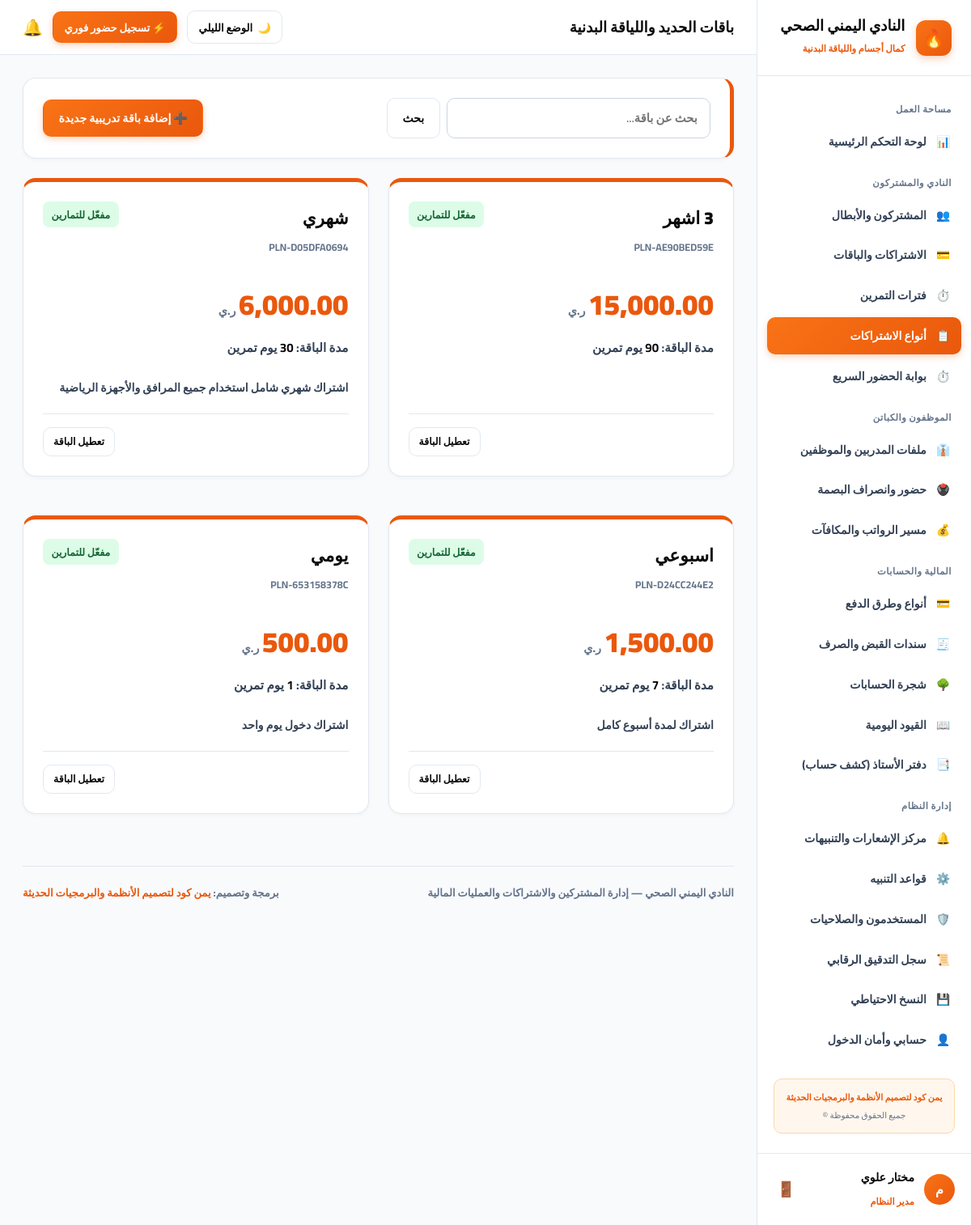
/subscriptions/plans (signed in), run on the app's committed database.
### app/models.py (models this page shows, shortened)
class User(UserMixin, db.Model):
    __tablename__ = "users"
    id = db.Column(db.Integer, primary_key=True)
    username = db.Column(db.String(80), unique=True, nullable=False)
    password_hash = db.Column(db.String(255), nullable=False)
    full_name = db.Column(db.String(120), nullable=False)
    role_name = db.Column(db.String(50), default="مدير النظام")
    is_active = db.Column(db.Boolean, default=True)
    created_at = db.Column(db.DateTime, default=datetime.utcnow)

class Plan(db.Model):
    __tablename__ = "plans"
    id = db.Column(db.Integer, primary_key=True)
    plan_code = db.Column(db.String(50), unique=True, nullable=False)
    name = db.Column(db.String(100), nullable=False)
    duration_days = db.Column(db.Integer, nullable=False)
    price = db.Column(db.Float, default=0.0)
    description = db.Column(db.Text, nullable=True)
    is_active = db.Column(db.Boolean, default=True)

### app/routes/subscriptions.py (the view, shortened to what this page needs)
@subscriptions_bp.route("/plans", methods=["GET", "POST"])
@login_required
def plans():
    q = request.args.get("q", "").strip()
    query = Plan.query
    if q:
        query = query.filter(Plan.name.contains(q))
    all_plans = query.order_by(Plan.id.desc()).all()
    return render_template("subscriptions/plans.html", plans=all_plans, q=q)

### app/templates/subscriptions/plans.html (shortened to what this page needs)
{% extends "base.html" %}
{% block header_title %}باقات الحديد واللياقة البدنية{% endblock %}
{% block content %}
<div class="card" style="display: flex; justify-content: space-between; align-items: center; flex-wrap: wrap; gap: 1rem; border-right: 5px solid var(--primary);">
  <form method="GET" action="{{ url_for('subscriptions.plans') }}" style="display: flex; gap: 0.5rem; flex: 1; max-width: 400px;">
    <input type="text" name="q" value="{{ q }}" placeholder="بحث عن باقة..." class="form-control">
    <button type="submit" class="btn btn-secondary">بحث</button>
  </form>
  <button type="button" class="btn btn-primary" onclick="openModal('addPlanModal')">
    ➕ إضافة باقة تدريبية جديدة
  </button>
</div>
<div style="display: grid; grid-template-columns: repeat(auto-fit, minmax(290px, 1fr)); gap: 1.5rem;">
  {% for p in plans %}
  <div class="card" style="display: flex; flex-direction: column; justify-content: space-between; border-top: 5px solid {% if p.is_active %}var(--primary){% else %}var(--text-caption){% endif %}; position: relative; overflow: hidden;">
    <div>
      <div style="display: flex; justify-content: space-between; align-items: flex-start; margin-bottom: 0.85rem;">
        <div>
          <h3 style="margin: 0; font-size: 1.35rem; font-weight: 900; color: var(--text-main);">{{ p.name }}</h3>
          <code style="font-size: 0.78rem; font-weight: 700; color: var(--text-caption);">{{ p.plan_code }}</code>
        </div>
        <div>
          {% if p.is_active %}
            <span class="badge badge-success">مفعّل للتمارين</span>
          {% else %}
            <span class="badge badge-danger">معطل</span>
          {% endif %}
        </div>
      </div>
      <div style="margin: 1.5rem 0;">
        <span style="font-size: 2.2rem; font-weight: 900; color: var(--primary);">{{ "{:,.2f}".format(p.price) }}</span>
        <span style="font-size: 0.9rem; font-weight: 800; color: var(--text-caption);">ر.ي</span>
        <div style="margin-top: 0.4rem; font-size: 0.95rem; font-weight: 700; color: var(--text-muted);">
          مدة الباقة: <strong style="color: var(--text-main);">{{ p.duration_days }}</strong> يوم تمرين
        </div>
      </div>
      {% if p.description %}
      <p style="font-size: 0.88rem; color: var(--text-muted); line-height: 1.6; margin: 0 0 1.25rem 0; font-weight: 600;">
        {{ p.description }}
      </p>
      {% endif %}
    </div>
    <div style="padding-top: 1rem; border-top: 1.5px solid var(--card-border); display: flex; justify-content: flex-end; gap: 0.5rem;">
      <form method="POST" action="{{ url_for('subscriptions.toggle_plan', plan_id=p.id) }}">
        <button type="submit" class="btn btn-secondary" style="font-size: 0.78rem; padding: 0.35rem 0.75rem;">
          {% if p.is_active %}تعطيل الباقة{% else %}تفعيل الباقة{% endif %}
        </button>
      </form>
    </div>
  </div>
  {% else %}
  <div class="card" style="grid-column: 1 / -1; text-align: center; color: var(--text-caption); padding: 3rem; font-weight: 700;">
    لا توجد باقات اشتراك مضافة حتى الآن.
  </div>
  {% endfor %}
</div>
{% endblock %}

### app/templates/base.html (shortened to what this page needs)
<!doctype html>
<html lang="ar" dir="rtl" data-theme="light">
<head>
  <link rel="stylesheet" href="{{ url_for('static', filename='css/theme-iron.css') }}">
</head>
<body>
  <div class="layout-root">
    <aside class="sidebar">
      <a href="{{ url_for('dashboard.index') }}" class="sidebar-brand">
        <div class="brand-icon">🔥</div>
        <div>
          <strong style="font-size: 1.15rem; display: block; line-height: 1.25; font-weight: 900;">النادي اليمني الصحي</strong>
          <span style="font-size: 0.72rem; color: var(--primary); font-weight: 800;">كمال أجسام واللياقة البدنية</span>
        </div>
      </a>
      <div class="sidebar-nav">
        <div class="nav-group-title">مساحة العمل</div>
        <a href="{{ url_for('dashboard.index') }}" class="nav-link {% if request.path == '/dashboard/' %}active{% endif %}">
          <span>📊</span>
          <span>لوحة التحكم الرئيسية</span>
        </a>
        <div class="nav-group-title">النادي والمشتركون</div>
        <a href="{{ url_for('members.index') }}" class="nav-link {% if '/members' in request.path %}active{% endif %}">
          <span>👥</span>
          <span>المشتركون والأبطال</span>
        </a>
        <a href="{{ url_for('subscriptions.index') }}" class="nav-link {% if request.path == '/subscriptions/' %}active{% endif %}">
          <span>💳</span>
          <span>الاشتراكات والباقات</span>
        </a>
        <a href="{{ url_for('shifts.index') }}" class="nav-link {% if '/shifts' in request.path %}active{% endif %}">
          <span>⏱️</span>
          <span>فترات التمرين</span>
        </a>
        <a href="{{ url_for('subscriptions.plans') }}" class="nav-link {% if '/subscriptions/plans' in request.path %}active{% endif %}">
          <span>📋</span>
          <span>أنواع الاشتراكات</span>
        </a>
        <a href="{{ url_for('attendance.index') }}" class="nav-link {% if '/member-attendance' in request.path %}active{% endif %}">
          <span>⏱️</span>
          <span>بوابة الحضور السريع</span>
        </a>
        <div class="nav-group-title">الموظفون والكباتن</div>
        <a href="{{ url_for('employees.index') }}" class="nav-link {% if request.path == '/employees/' %}active{% endif %}">
          <span>👔</span>
          <span>ملفات المدربين والموظفين</span>
        </a>
        <a href="{{ url_for('employees.attendance') }}" class="nav-link {% if '/employees/attendance' in request.path %}active{% endif %}">
          <span>🖲️</span>
          <span>حضور وانصراف البصمة</span>
        </a>
        <a href="{{ url_for('employees.payroll') }}" class="nav-link {% if '/employees/payroll' in request.path %}active{% endif %}">
          <span>💰</span>
          <span>مسير الرواتب والمكافآت</span>
        </a>
        <div class="nav-group-title">المالية والحسابات</div>
        <a href="{{ url_for('payments.methods') }}" class="nav-link {% if '/payments/methods' in request.path %}active{% endif %}">
          <span>💳</span>
          <span>أنواع وطرق الدفع</span>
        </a>
        <a href="{{ url_for('accounting.vouchers') }}" class="nav-link {% if '/accounting/vouchers' in request.path %}active{% endif %}">
          <span>🧾</span>
          <span>سندات القبض والصرف</span>
        </a>
        <a href="{{ url_for('accounting.accounts') }}" class="nav-link {% if '/accounting/accounts' in request.path %}active{% endif %}">
          <span>🌳</span>
          <span>شجرة الحسابات</span>
        </a>
        <a href="{{ url_for('accounting.journal') }}" class="nav-link {% if '/accounting/journal' in request.path %}active{% endif %}">
          <span>📖</span>
          <span>القيود اليومية</span>
        </a>
        <a href="{{ url_for('accounting.ledger') }}" class="nav-link {% if '/accounting/ledger' in request.path %}active{% endif %}">
          <span>📑</span>
          <span>دفتر الأستاذ (كشف حساب)</span>
        </a>
        <div class="nav-group-title">إدارة النظام</div>
        <a href="{{ url_for('notifications.index') }}" class="nav-link {% if request.path == '/notifications/' %}active{% endif %}">
          <span>🔔</span>
          <span>مركز الإشعارات والتنبيهات</span>
        </a>
        <a href="{{ url_for('notifications.rules') }}" class="nav-link {% if '/notifications/rules' in request.path %}active{% endif %}">
          <span>⚙️</span>
          <span>قواعد التنبيه</span>
        </a>
        <a href="{{ url_for('auth.users') }}" class="nav-link {% if '/auth/users' in request.path %}active{% endif %}">
          <span>🛡️</span>
          <span>المستخدمون والصلاحيات</span>
        </a>
        <a href="{{ url_for('system.audit') }}" class="nav-link {% if '/system/audit' in request.path %}active{% endif %}">
          <span>📜</span>
          <span>سجل التدقيق الرقابي</span>
        </a>
        <a href="{{ url_for('system.backup') }}" class="nav-link {% if '/system/backup' in request.path %}active{% endif %}">
          <span>💾</span>
          <span>النسخ الاحتياطي</span>
        </a>
        <a href="{{ url_for('auth.profile') }}" class="nav-link {% if '/auth/profile' in request.path %}active{% endif %}">
          <span>👤</span>
          <span>حسابي وأمان الدخول</span>
        </a>
        <div style="margin: 1.5rem 0.5rem 0.5rem 0.5rem; padding: 0.75rem; background: var(--badge-fire-bg); border: 1px solid var(--badge-fire-border); border-radius: 10px; text-align: center;">
          <span style="display: block; font-size: 0.68rem; font-weight: 800; color: var(--primary);">يمن كود لتصميم الأنظمة والبرمجيات الحديثة</span>
          <span style="display: block; font-size: 0.65rem; color: var(--text-caption); margin-top: 2px;">جميع الحقوق محفوظة ©</span>
        </div>
      </div>
      <div class="sidebar-user">
        <div class="user-info">
          <div class="user-avatar">{{ current_user.full_name[0] if current_user.is_authenticated else 'م' }}</div>
          <div>
            <strong style="font-size: 0.88rem; display: block; font-weight: 900;">{{ current_user.full_name if current_user.is_authenticated else 'مستخدم' }}</strong>
            <span style="font-size: 0.72rem; color: var(--primary); font-weight: 800;">{{ current_user.role_name if current_user.is_authenticated else 'مدير النادي' }}</span>
          </div>
        </div>
        <form method="POST" action="{{ url_for('auth.logout') }}">
          <button type="submit" title="تسجيل الخروج" style="background: none; border: none; cursor: pointer; color: var(--text-caption); font-size: 1.15rem; padding: 4px;">
            🚪
          </button>
        </form>
      </div>
    </aside>
    <div class="main-wrapper">
      <header class="topbar">
        <div>
          <h1 style="font-size: 1.15rem; margin: 0; font-weight: 900; color: var(--text-main);">
            {% block header_title %}النادي اليمني الصحي · نظام إدارة الصالة والأنشطة الرياضية{% endblock %}
          </h1>
        </div>
        <div style="display: flex; align-items: center; gap: 0.75rem;">
          <button type="button" class="theme-switch-btn" id="themeToggleBtn" onclick="toggleTheme()" title="التبديل بين الوضع الليلي والنهاري">
            <span id="themeBtnIcon">🌙</span>
            <span id="themeBtnText">الوضع الليلي</span>
          </button>
          <a href="{{ url_for('attendance.index') }}" class="btn btn-primary" style="font-size: 0.82rem; padding: 0.4rem 0.85rem;">
            ⚡ تسجيل حضور فوري
          </a>
          <a href="{{ url_for('notifications.index') }}" title="الإشعارات" style="text-decoration: none; font-size: 1.25rem; position: relative;">
            🔔
          </a>
        </div>
      </header>
      <main class="content-area">
        {% block content %}{% endblock %}
        <footer style="margin-top: 2.5rem; padding-top: 1.25rem; border-top: 1.5px solid var(--card-border); display: flex; justify-content: space-between; align-items: center; flex-wrap: wrap; gap: 0.75rem; font-size: 0.82rem; color: var(--text-caption); font-weight: 700;">
          <div>
            <strong>النادي اليمني الصحي</strong> — إدارة المشتركين والاشتراكات والعمليات المالية
          </div>
          <div>
            برمجة وتصميم: <strong style="color: var(--primary);">يمن كود لتصميم الأنظمة والبرمجيات الحديثة</strong>
          </div>
        </footer>
      </main>
    </div>
  </div>
</body>
</html>

### data on the page
User: is_active+full_name "م", is_active+full_name "مختار علوي", is_active+role_name "مدير النظام"
Plan: name "3 اشهر", plan_code "PLN-AE90BED59E", is_active "مفعّل للتمارين", price "15,000.00", duration_days "90"
Plan: name "شهري", plan_code "PLN-D05DFA0694", is_active "مفعّل للتمارين", price "6,000.00", duration_days "30", description "اشتراك شهري شامل استخدام جميع المرافق والأجهزة الرياضية"
Plan: name "اسبوعي", plan_code "PLN-D24CC244E2", is_active "مفعّل للتمارين", price "1,500.00", duration_days "7", description "اشتراك لمدة أسبوع كامل"
Plan: name "يومي", plan_code "PLN-653158378C", is_active "مفعّل للتمارين", price "500.00", duration_days "1", description "اشتراك دخول يوم واحد"
